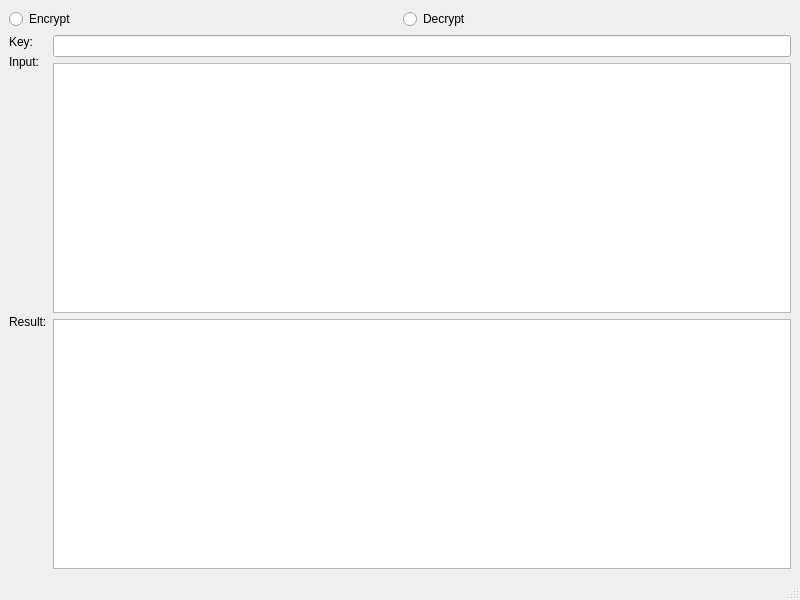
<?xml version="1.0" encoding="UTF-8"?>
<ui version="4.0">
 <class>Cryptographer</class>
 <widget class="QMainWindow" name="Cryptographer">
  <property name="geometry">
   <rect>
    <x>0</x>
    <y>0</y>
    <width>800</width>
    <height>600</height>
   </rect>
  </property>
  <property name="windowTitle">
   <string>Cryptographer</string>
  </property>
  <widget class="QWidget" name="centralwidget">
   <layout class="QVBoxLayout" name="verticalLayout_3">
    <item>
     <layout class="QHBoxLayout" name="horizontalLayout">
      <item>
       <widget class="QRadioButton" name="rb_encrypt">
        <property name="text">
         <string>Encrypt</string>
        </property>
       </widget>
      </item>
      <item>
       <widget class="QRadioButton" name="rb_decrypt">
        <property name="text">
         <string>Decrypt</string>
        </property>
       </widget>
      </item>
     </layout>
    </item>
    <item>
     <layout class="QHBoxLayout" name="horizontalLayout_2">
      <item>
       <layout class="QVBoxLayout" name="verticalLayout_2">
        <item>
         <widget class="QLabel" name="label">
          <property name="text">
           <string>Key:</string>
          </property>
         </widget>
        </item>
        <item>
         <widget class="QLabel" name="label_2">
          <property name="text">
           <string>Input:</string>
          </property>
         </widget>
        </item>
        <item>
         <spacer name="verticalSpacer">
          <property name="orientation">
           <enum>Qt::Vertical</enum>
          </property>
          <property name="sizeHint" stdset="0">
           <size>
            <width>20</width>
            <height>168</height>
           </size>
          </property>
         </spacer>
        </item>
        <item>
         <widget class="QLabel" name="label_3">
          <property name="text">
           <string>Result:</string>
          </property>
         </widget>
        </item>
        <item>
         <spacer name="verticalSpacer_2">
          <property name="orientation">
           <enum>Qt::Vertical</enum>
          </property>
          <property name="sizeHint" stdset="0">
           <size>
            <width>20</width>
            <height>158</height>
           </size>
          </property>
         </spacer>
        </item>
       </layout>
      </item>
      <item>
       <layout class="QVBoxLayout" name="verticalLayout">
        <item>
         <widget class="QLineEdit" name="e_key"/>
        </item>
        <item>
         <widget class="QTextEdit" name="t_inputText"/>
        </item>
        <item>
         <widget class="QTextEdit" name="t_result"/>
        </item>
       </layout>
      </item>
     </layout>
    </item>
   </layout>
  </widget>
  <widget class="QMenuBar" name="menubar">
   <property name="geometry">
    <rect>
     <x>0</x>
     <y>0</y>
     <width>800</width>
     <height>26</height>
    </rect>
   </property>
  </widget>
  <widget class="QStatusBar" name="statusbar"/>
 </widget>
 <resources/>
 <connections/>
</ui>
